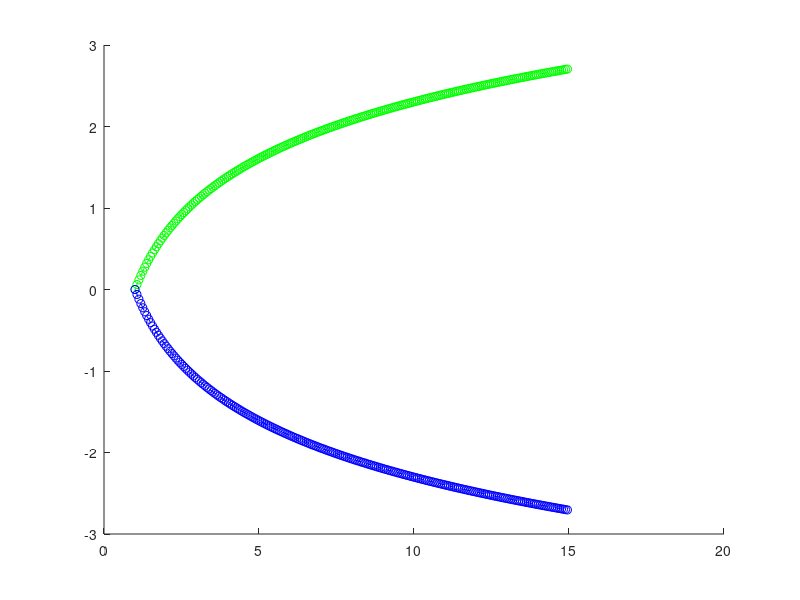

Recreate this plot in MATLAB. (Note: this script raises an error after producing the figure.)
clf

X = 1:pi/50:15;
Y1 = log(X);
Y2 = -log(X);
Y3 = log(X).*sin(X);

plot(X,Y1,"g--o",X,Y2,"b--o",X,Y3,"r-x","MarkerIndices",1:10:length(Y3))
xlabel("x轴")
ylabel("y轴")

text(10,2.5,"$y=\ln x$","Interpreter",'latex')
text(10,-2.5,"$y=-\ln x$","Interpreter",'latex')
text(10,0,"$y = \ln x \sin x$","Interpreter","latex")